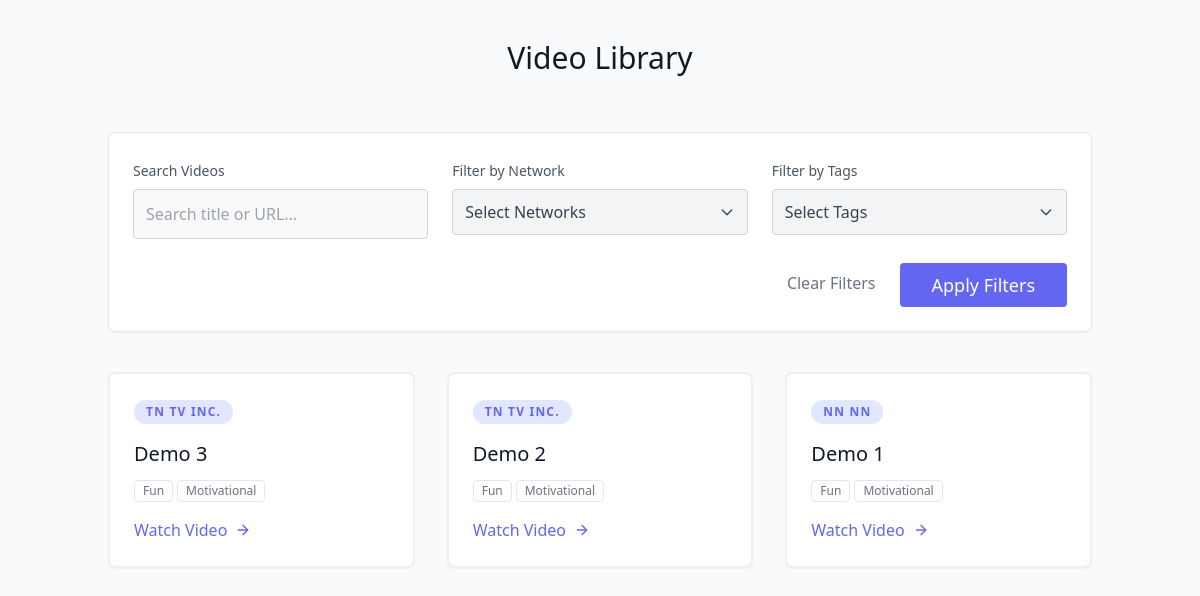
The page / on the database its author committed.
### apps/master/models.py (models this page shows, shortened)
class BaseModel(models.Model):
    id = models.UUIDField(primary_key=True,default=uuid.uuid4,editable=False)
    created_at = models.DateTimeField(auto_now_add=True)
    updated_at = models.DateTimeField(auto_now=True)
    class Meta:
        abstract = True

class Video(BaseModel):
    title = models.CharField(max_length=255,null=False,blank=False)
    url = models.URLField(null=False,blank=False)
    tags = models.ManyToManyField(Tag, related_name='videos',blank=True)
    network = models.ForeignKey(Network,related_name="videos",on_delete=models.CASCADE)
    platform = models.ForeignKey(Platform,related_name='videos',on_delete=models.CASCADE)
    performers = models.ManyToManyField(Performer,related_name='videos',blank=True)

class Network(BaseModel):
    name = models.CharField(max_length=255,null=False,blank=False,unique=True)

class Tag(BaseModel):
    name = models.CharField(max_length=255,null=False,blank=False,unique=True)

### apps/web/views.py (the view)
# urls.py: path('',index,name="index"),
def index(request):
    context={}
    videos = Video.objects.order_by('-created_at').all()
    paginator = Paginator(videos, 10)
    page_number = request.GET.get('page')
    try:
        page_obj = paginator.page(page_number)
    except PageNotAnInteger:
        page_obj = paginator.page(1)
    except EmptyPage:
        page_obj = paginator.page(paginator.num_pages)
    context['page_obj']=page_obj
    context['all_tags']=Tag.objects.all()
    context['all_networks']=Network.objects.all()
    return render(request,'web/intro.html',context)

### apps/web/templates/web/intro.html (shortened to what this page needs)
<!DOCTYPE html>
<html lang="en">
<head>
    <script src="https://cdn.tailwindcss.com"></script>
</head>
<body class="bg-gray-50 text-gray-600 body-font">
    <div class="container px-5 py-10 mx-auto">
        <div class="flex flex-col text-center w-full mb-10">
            <h1 class="sm:text-3xl text-2xl font-medium title-font mb-4 text-gray-900">Video Library</h1>
        </div>
        <form method="GET" action="." class="bg-white p-6 rounded-lg shadow-sm border border-gray-200 mb-10">
            <div class="grid grid-cols-1 md:grid-cols-3 gap-6">
                <div class="flex flex-col">
                    <label class="leading-7 text-sm text-gray-600 mb-1">Search Videos</label>
                    <input type="text" name="q" value="{{ search_query }}" placeholder="Search title or URL..."
                           class="w-full bg-gray-100 bg-opacity-50 rounded border border-gray-300 focus:border-indigo-500 focus:bg-white focus:ring-2 focus:ring-indigo-200 text-base outline-none text-gray-700 py-2 px-3 leading-8 transition-colors duration-200 ease-in-out">
                </div>
                <div class="flex flex-col relative" data-dropdown>
                    <label class="leading-7 text-sm text-gray-600 mb-1">Filter by Network</label>
                    <button type="button" class="w-full bg-gray-100 border border-gray-300 rounded py-2.5 px-3 text-left flex justify-between items-center text-gray-700" data-dropdown-toggle>
                        Select Networks
                        <svg class="w-4 h-4" fill="none" stroke="currentColor" viewBox="0 0 24 24"><path stroke-linecap="round" stroke-linejoin="round" stroke-width="2" d="M19 9l-7 7-7-7"></path></svg>
                    </button>
                </div>
                <div class="flex flex-col relative" data-dropdown>
                    <label class="leading-7 text-sm text-gray-600 mb-1">Filter by Tags</label>
                    <button type="button" class="w-full bg-gray-100 border border-gray-300 rounded py-2.5 px-3 text-left flex justify-between items-center text-gray-700" data-dropdown-toggle>
                        Select Tags
                        <svg class="w-4 h-4" fill="none" stroke="currentColor" viewBox="0 0 24 24"><path stroke-linecap="round" stroke-linejoin="round" stroke-width="2" d="M19 9l-7 7-7-7"></path></svg>
                    </button>
                </div>
            </div>
            <div class="mt-6 flex justify-end">
                <a href="." class="text-gray-500 hover:text-gray-800 px-4 py-2 mr-2">Clear Filters</a>
                <button type="submit" class="text-white bg-indigo-500 border-0 py-2 px-8 focus:outline-none hover:bg-indigo-600 rounded text-lg">Apply Filters</button>
            </div>
        </form>
        <div class="flex flex-wrap -m-4">
            {% for video in page_obj %}
            <div class="p-4 md:w-1/3 w-full">
                <div class="h-full border-2 border-gray-200 border-opacity-60 rounded-lg overflow-hidden bg-white shadow-sm hover:shadow-md transition-shadow">
                    <div class="p-6">
                        <span class="inline-block bg-indigo-100 text-indigo-500 rounded-full px-3 py-1 text-xs font-semibold tracking-widest uppercase mb-4">{{ video.network.name }}</span>
                        <h1 class="title-font text-xl font-medium text-gray-900 mb-3 truncate" title="{{ video.title }}">{{ video.title }}</h1>
                        <div class="flex flex-wrap gap-1 mb-4">
                            {% for tag in video.tags.all %}
                                <span class="text-xs text-gray-500 border border-gray-200 px-2 py-0.5 rounded">{{ tag.name }}</span>
                            {% endfor %}
                        </div>
                        <div class="flex items-center flex-wrap mt-auto">
                            <a href="{{ video.url }}" target="_blank" class="text-indigo-500 inline-flex items-center md:mb-2 lg:mb-0 hover:text-indigo-600 truncate">
                                Watch Video
                                <svg class="w-4 h-4 ml-2" viewBox="0 0 24 24" stroke="currentColor" stroke-width="2" fill="none" stroke-linecap="round" stroke-linejoin="round">
                                    <path d="M5 12h14"></path>
                                    <path d="M12 5l7 7-7 7"></path>
                                </svg>
                            </a>
                        </div>
                    </div>
                </div>
            </div>
            {% empty %}
            <div class="w-full p-10 text-center text-gray-500">
                <p>No videos found matching your criteria.</p>
            </div>
            {% endfor %}
        </div>
    </div>
</body>
</html>

### rows shown on the page
Video: network.name "TN TV INC.", title "Demo 3"
Tag: name "Fun"
Tag: name "Motivational"
Video: network.name "TN TV INC.", title "Demo 2"
Video: network.name "NN NN", title "Demo 1"
